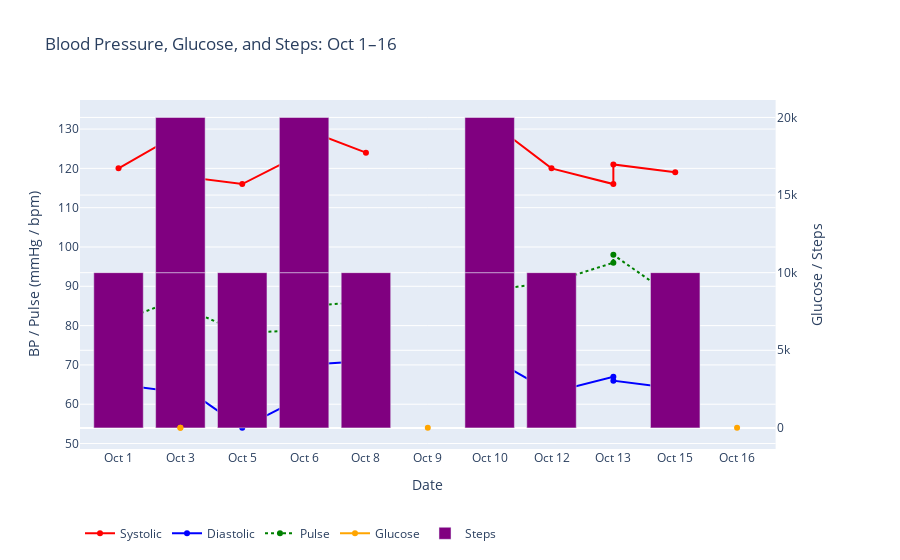

Notebook code for this chart:
### Code cell
import plotly.graph_objs as go
from plotly.subplots import make_subplots
from plotly.offline import init_notebook_mode, iplot

# Initialize offline mode
init_notebook_mode(connected=True)

fig = make_subplots(specs=[[{"secondary_y": True}]])

# BP & Pulse
fig.add_trace(go.Scatter(x=dates, y=systolic, mode='lines+markers', name='Systolic', marker=dict(color='red'), text=notes, hovertemplate='Date: %{x}<br>Systolic: %{y} mmHg<br>Note: %{text}<extra></extra>'))
fig.add_trace(go.Scatter(x=dates, y=diastolic, mode='lines+markers', name='Diastolic', marker=dict(color='blue'), text=notes, hovertemplate='Date: %{x}<br>Diastolic: %{y} mmHg<br>Note: %{text}<extra></extra>'))
fig.add_trace(go.Scatter(x=dates, y=pulse, mode='lines+markers', name='Pulse', line=dict(dash='dot', color='green'), text=notes, hovertemplate='Date: %{x}<br>Pulse: %{y} bpm<br>Note: %{text}<extra></extra>'))

# Glucose & Steps on secondary y-axis
fig.add_trace(go.Scatter(x=dates, y=glucose, mode='lines+markers', name='Glucose', marker=dict(color='orange'), text=notes, hovertemplate='Date: %{x}<br>Glucose: %{y} mmol/L<br>Note: %{text}<extra></extra>'), secondary_y=True)
fig.add_trace(go.Bar(x=dates, y=steps, name='Steps', marker=dict(color='purple')), secondary_y=True)

fig.update_layout(title='Blood Pressure, Glucose, and Steps: Oct 1–16', xaxis_title='Date', yaxis_title='BP / Pulse (mmHg / bpm)', legend=dict(orientation='h', y=-0.2))
fig.update_yaxes(title_text="Glucose / Steps", secondary_y=True)

iplot(fig)

### Figure 1 — Plotly figure (JSON) as saved in the notebook; plotly's stock layout.template omitted (floating-point values rounded to 4 significant figures)
{"data": [{"hovertemplate": "Date: %{x}<br>Systolic: %{y} mmHg<br>Note: %{text}<extra></extra>", "marker": {"color": "red"}, "mode": "lines+markers", "name": "Systolic", "text": ["", "", "", "", "", "", "", "", "", "", "", "", "", "", "Honey in coffee"], "x": ["Oct 1", "Oct 3", "Oct 3", "Oct 5", "Oct 6", "Oct 6", "Oct 8", "Oct 9", "Oct 10", "Oct 10", "Oct 12", "Oct 13", "Oct 13", "Oct 15", "Oct 16"], "y": [120, 129, 118, 116, 124, 130, 124, null, 132, 132, 120, 116, 121, 119, null], "type": "scatter"}, {"hovertemplate": "Date: %{x}<br>Diastolic: %{y} mmHg<br>Note: %{text}<extra></extra>", "marker": {"color": "blue"}, "mode": "lines+markers", "name": "Diastolic", "text": ["", "", "", "", "", "", "", "", "", "", "", "", "", "", "Honey in coffee"], "x": ["Oct 1", "Oct 3", "Oct 3", "Oct 5", "Oct 6", "Oct 6", "Oct 8", "Oct 9", "Oct 10", "Oct 10", "Oct 12", "Oct 13", "Oct 13", "Oct 15", "Oct 16"], "y": [65, 63, 65, 54, 62, 70, 71, null, 72, 72, 63, 67, 66, 64, null], "type": "scatter"}, {"hovertemplate": "Date: %{x}<br>Pulse: %{y} bpm<br>Note: %{text}<extra></extra>", "line": {"color": "green", "dash": "dot"}, "mode": "lines+markers", "name": "Pulse", "text": ["", "", "", "", "", "", "", "", "", "", "", "", "", "", "Honey in coffee"], "x": ["Oct 1", "Oct 3", "Oct 3", "Oct 5", "Oct 6", "Oct 6", "Oct 8", "Oct 9", "Oct 10", "Oct 10", "Oct 12", "Oct 13", "Oct 13", "Oct 15", "Oct 16"], "y": [81, 87, 85, 78, 79, 85, 86, null, 90, 89, 91, 96, 98, 87, null], "type": "scatter"}, {"hovertemplate": "Date: %{x}<br>Glucose: %{y} mmol/L<br>Note: %{text}<extra></extra>", "marker": {"color": "orange"}, "mode": "lines+markers", "name": "Glucose", "text": ["", "", "", "", "", "", "", "", "", "", "", "", "", "", "Honey in coffee"], "x": ["Oct 1", "Oct 3", "Oct 3", "Oct 5", "Oct 6", "Oct 6", "Oct 8", "Oct 9", "Oct 10", "Oct 10", "Oct 12", "Oct 13", "Oct 13", "Oct 15", "Oct 16"], "xaxis": "x", "y": [null, 6.6, 6.6, null, null, null, null, 6.4, null, null, null, null, null, null, 7.4], "yaxis": "y2", "type": "scatter"}, {"marker": {"color": "purple"}, "name": "Steps", "x": ["Oct 1", "Oct 3", "Oct 3", "Oct 5", "Oct 6", "Oct 6", "Oct 8", "Oct 9", "Oct 10", "Oct 10", "Oct 12", "Oct 13", "Oct 13", "Oct 15", "Oct 16"], "xaxis": "x", "y": [10000, 10000, 10000, 10000, 10000, 10000, 10000, null, 10000, 10000, 10000, null, null, 10000, null], "yaxis": "y2", "type": "bar"}], "layout": {"legend": {"orientation": "h", "y": -0.2}, "title": {"text": "Blood Pressure, Glucose, and Steps: Oct 1–16"}, "xaxis": {"anchor": "y", "domain": [0, 0.94], "title": {"text": "Date"}}, "yaxis": {"anchor": "x", "domain": [0, 1], "title": {"text": "BP / Pulse (mmHg / bpm)"}}, "yaxis2": {"anchor": "x", "overlaying": "y", "side": "right", "title": {"text": "Glucose / Steps"}}}}
